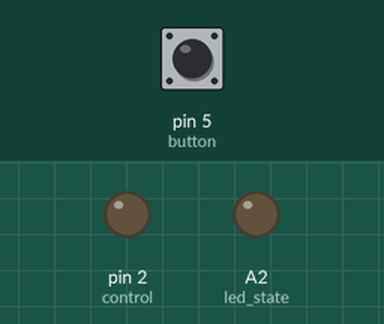
A sketch run on a simulated Arduino Uno, built with avr-gcc and run on an emulated ATmega328P. On the bench: output pins drawn as LEDs (lit = HIGH). Dashed ring = blinking. The inputs (shaded band) are chosen by the test bench; at power-on: pin 5 (button) LOW. EEPROM starts erased; no radio packets arrive unless stated; pins used as bus, display or sensor lines are not drawn; what the sketch prints to the serial monitor is not drawn.

Above: at 1.2 s.
1.3 s: pin 5 (button) pulsed HIGH 5 times (0.12 s each, 0.3 s apart)
At 1.9 s:
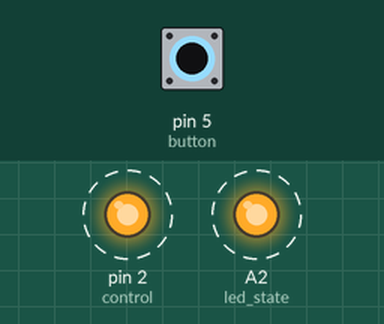
4.3 s: pin 5 (button) pulled HIGH for 0.15 s
At 4.8 s:
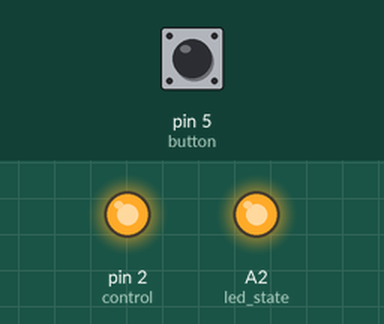
5.9 s: pin 5 (button) pulled HIGH for 1 s
At 7.2 s:
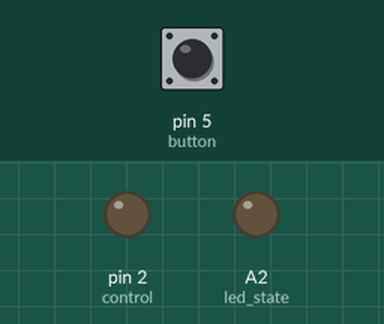
Timing chart, 0 to 8.9 s (numbered marks = the images above; inputs shaded):
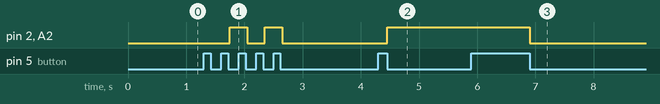

The sketch:

CA-SWR.ino
```cpp
/*
  Product code: 2a0a6b88-769e-4a63-ac5d-1392a7199e88
  RF channel (1 button): 83878226022001
  Button topic: be47fa93-15df-44b6-bdba-c821a117cd41
*/

/* In this product - the address (channel) to communicate is define as <the HC code> (3 degits)
+ <company code> (7 degits) + <product code> (3 degits). So we have the following list product code:
CA-SWR: 1002502019001 (13)
CA-SWR2: 1002502019002 (13)
CA-SWR3: 1002502019003 (13)
*/

#include <Arduino.h>
#include <EEPROM.h>
#include <RF24.h>
#include <SPI.h>

RF24 radio(9, 10);               //nRF24L01 (CE,CSN) connections PIN
const uint64_t address = 1002502019001;      //Changeable

const int button = 5;
const int control = 2;
const int led_state = A2;

int deviceState;

float state_Device_sendtoHC[1];
float state_Device_controlfromHC[1];

void checkDeviceState()
{
  deviceState = EEPROM.read(0);
  if (deviceState == 1)
  {
    digitalWrite(control, HIGH);
    digitalWrite(led_state, HIGH);
  }
  if (deviceState == 0)
  {
    digitalWrite(control, LOW);
    digitalWrite(led_state, LOW);
  }
}

int isButton_Click(int GPIO_to_read)
{
  int out = 0;
  while (digitalRead(GPIO_to_read) == 1)
  {
    delay(50);
    out = 1;
  }
  return out;
}

void setup()
{
  SPI.begin();
  Serial.begin(9600);
  Serial.println("\nCA-SWR say hello to your home <3 ! ");
  pinMode(button, INPUT);
  pinMode(control, OUTPUT);
  pinMode(led_state, OUTPUT);

  checkDeviceState();
  radio.begin();
  radio.setRetries(15, 15);
  radio.setPALevel(RF24_PA_MAX);
}

void loop()
{
  radio.openReadingPipe(1, address);
  radio.startListening();

  if (radio.available())
  {
    memset(&state_Device_controlfromHC, ' ', sizeof(state_Device_controlfromHC));
    radio.read(&state_Device_controlfromHC, sizeof(state_Device_controlfromHC));
    Serial.println("Receive: ");
    Serial.println(state_Device_controlfromHC[0]);
    digitalWrite(control, (boolean)state_Device_controlfromHC[0]);
    digitalWrite(led_state, (boolean)state_Device_controlfromHC[0]);
    deviceState = (boolean)state_Device_controlfromHC[0];
  }

  boolean check_Button = isButton_Click(button);

  if (check_Button)
  {
    radio.stopListening();
    deviceState = !deviceState;
    digitalWrite(control, deviceState);
    digitalWrite(led_state, deviceState);
    state_Device_sendtoHC[0] = (boolean)deviceState;
    EEPROM.update(0, deviceState);

    radio.openWritingPipe(address);
    radio.write(&state_Device_sendtoHC[0], sizeof(state_Device_sendtoHC));
  }
}
```

Measured:
- after the input at 1.3 s, pin 2 (control), A2 (led_state): alternates HIGH for 0.30 s and LOW for 0.30 s, 4 changes in all, then stays LOW, starting after 0.45 s
- after the input at 4.3 s, pin 2 (control), A2 (led_state): LOW → HIGH after 0.15 s
- after the input at 5.9 s, pin 2 (control), A2 (led_state): HIGH → LOW after 1.0 s
